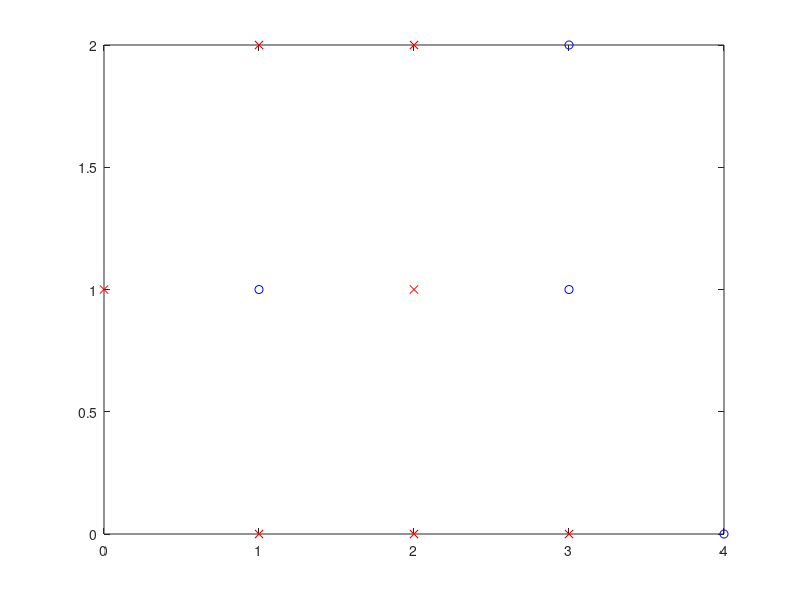

This chart was generated by the following MATLAB code: (Note: this script raises an error after producing the figure.)
function NNExam03Pics

D1=[0 1; 1 2; 1 0; 2 0; 2 1; 2 2; 3 0];
D2=[1 1;  3 1; 3 2; 4 0];
plot(D1(:,1),D1(:,2),'rx',D2(:,1),D2(:,2),'bo')
SetYTicks(gca,5)
%SetXTicks(5)
axis equal
grid
axis([-0.1 4.1 -0.1 2.1])
